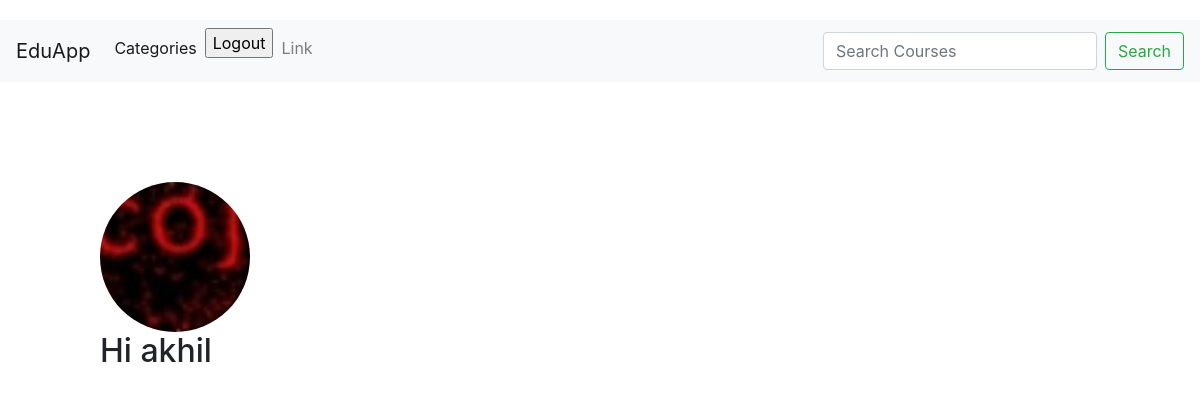
The app's page /accounts/dashboard/ (signed in), older data.
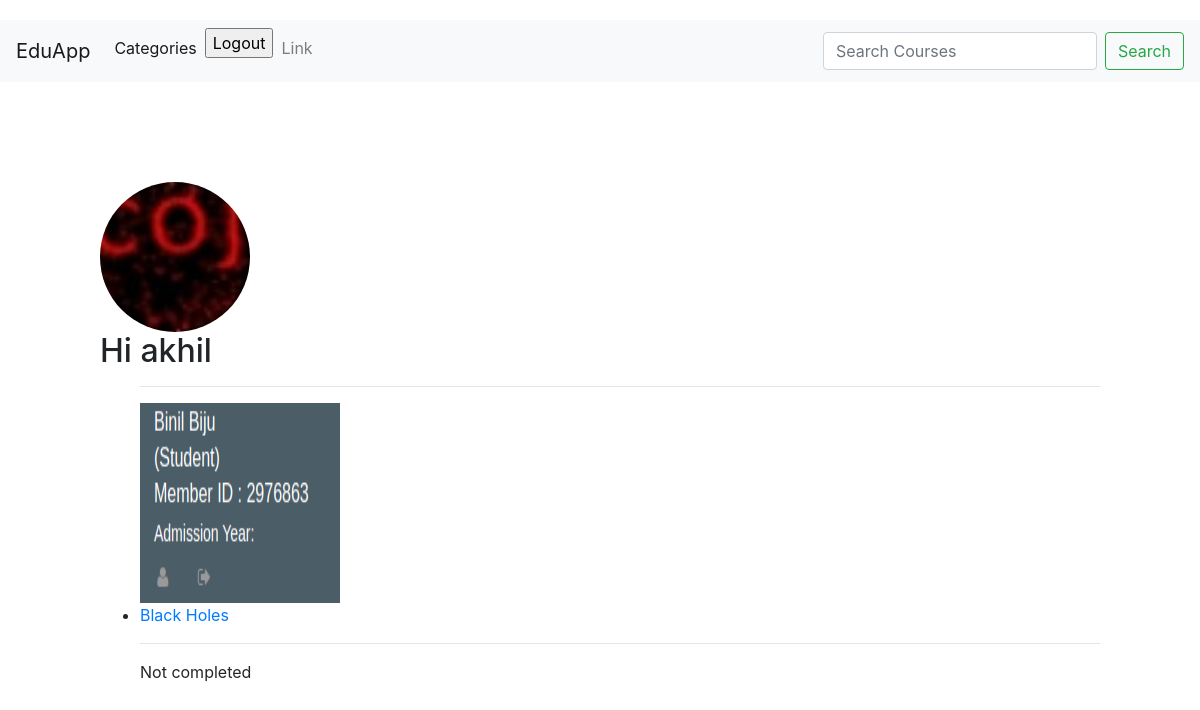
The same page, newer data.
### app1/models.py (models this page shows, shortened)
class Subscription(models.Model):
    course = models.ForeignKey(Course, on_delete=models.CASCADE)
    user = models.ForeignKey(User, on_delete=models.CASCADE)
    date_subscribed = models.DateTimeField(auto_now_add=True)
    date_unsubscribed = models.DateTimeField(null=True, blank=True)
    completed = models.BooleanField(default=False, null=True, blank=True)

class Course(models.Model):
    name = models.CharField(max_length=150)
    about = models.CharField(max_length=900, null=True, blank=True)
    category = models.ForeignKey(Category, on_delete=models.CASCADE)
    slug = models.SlugField(max_length=150, blank=True, null=True)
    lecturer = models.CharField(max_length=150, null=True, blank=True)
    date_created = models.DateTimeField(auto_now_add=True, null=True, blank=True, editable=True)
    date_modified = models.DateField(auto_now=True, null=True, blank=True, editable=True)
    thumbnail = models.ImageField(upload_to='thumbnails', null=True, blank=True)
    likes = models.ManyToManyField(User, blank=True)
    num_of_vids = models.IntegerField(null=True, blank=True)
    def get_absolute_url(self):
        return reverse('courseview', kwargs={'slug': self.slug})

### accounts/views.py (the view)
# urls.py: path('dashboard/', views.dashboard, name='dashboard'),
@login_required()
def dashboard(request):
    print(request.user)
    user_profile = Profile.objects.get(user=request.user)
    subs = Subscription.objects.filter(user=request.user)
    return render(request, 'accounts/dashboard.html', {'profile': user_profile, 'subs': subs})

### accounts/templates/accounts/dashboard.html (shortened to what this page needs)
{% extends 'base_layout.html' %}
{% block content %}
<div class="profile-pic">
    <img src="{{profile.picture.url}}" class="image--cover">
    <h2>Hi {{profile.user.first_name}}</h2>
    <div class="subscribed-courses">
        <ul>
        {% for sub in subs %}
            <hr>
            <a href="{{sub.course.get_absolute_url}}"><img src="{{sub.course.thumbnail.url}}" alt="Course Thumbnail" width="200px" height="200px"></a>
            <li><a href="{{sub.course.get_absolute_url}}">{{sub.course.name}}</a></li>
            <hr>
            {% if sub.completed %}
            <strong>Completed</strong>
            {% else %}
            <p>Not completed</p>
            {% endif %}
        {% endfor %}
        </ul>
    </div>
</div>
{% endblock %}

Row changes from the older to the newer data that the page shows:
added Subscription: course.thumbnail (picture), course.name "Black Holes", completed "Not completed"
